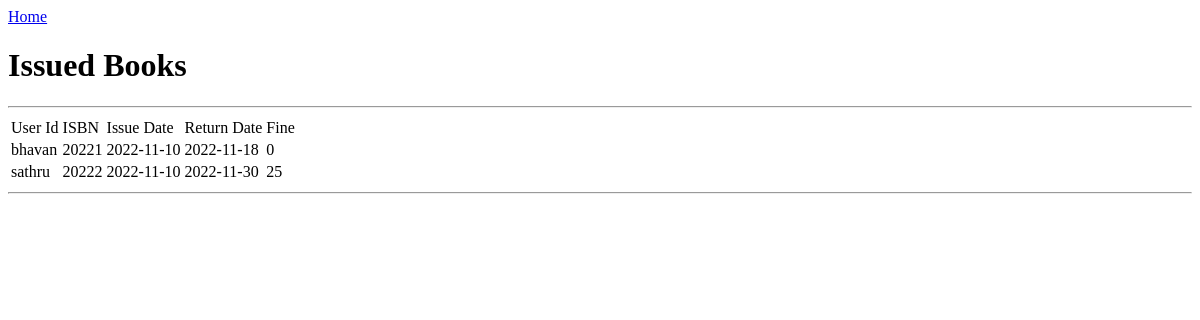
The app's page /issuedBook, older data.
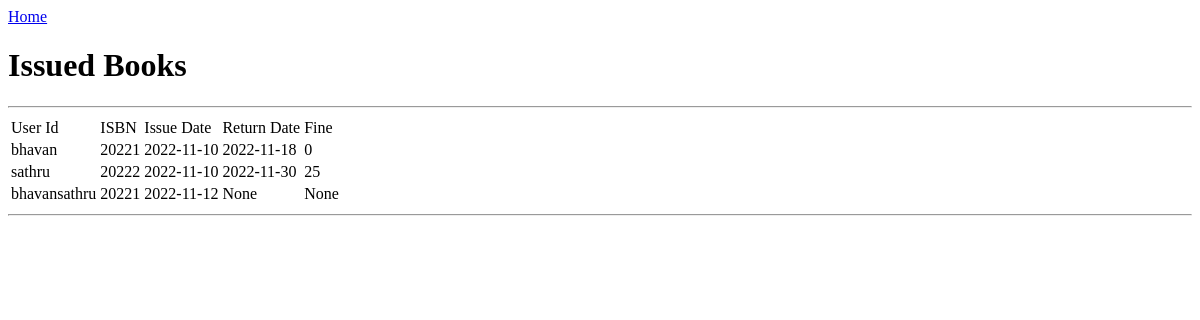
The same page, newer data.
### tables this page shows
CREATE TABLE issuedBooks(userId text primary key,
          isbn integer,issuedDate text, returnDate text, fineAmount integer);

### app.py (the view)
@app.route("/issuedBook")
def issuedBook():
   mydb = sqlite3.connect("lbms.db")
   mycursor = mydb.cursor()
   mycursor.execute("select * from issuedBooks ")
   datas = mycursor.fetchall()
   mydb.commit()
   mycursor.close()
   mydb.close()
   return render_template("issuedBook.html", books = datas)

### templates/issuedBook.html (shortened to what this page needs)
<!DOCTYPE html>
<html lang="en">
<head>
</head>
<body>
    <nav><a href="/home">Home</a></nav>
    <h1>Issued Books</h1>
    <hr>
    <table>
        <thead>
            <tr>
                <td>User Id</td>
                <td>ISBN</td>
                <td>Issue Date</td>
                <td>Return Date</td>
                <td>Fine</td>
            </tr>
        </thead>
        {% for book in books %}
        <tr>
            <td>{{book[0]}}</td>
            <td>{{book[1]}}</td>
            <td>{{book[2]}}</td>
            <td>{{book[3]}}</td>
            <td>{{book[4]}}</td>
        </tr>
        {% endfor %}
    </table>
    <hr>
</body>
</html>

Row changes from the older to the newer data that the page shows:
added issuedBooks: userId "bhavansathru", isbn "20221", issuedDate "2022-11-12", book "None"
